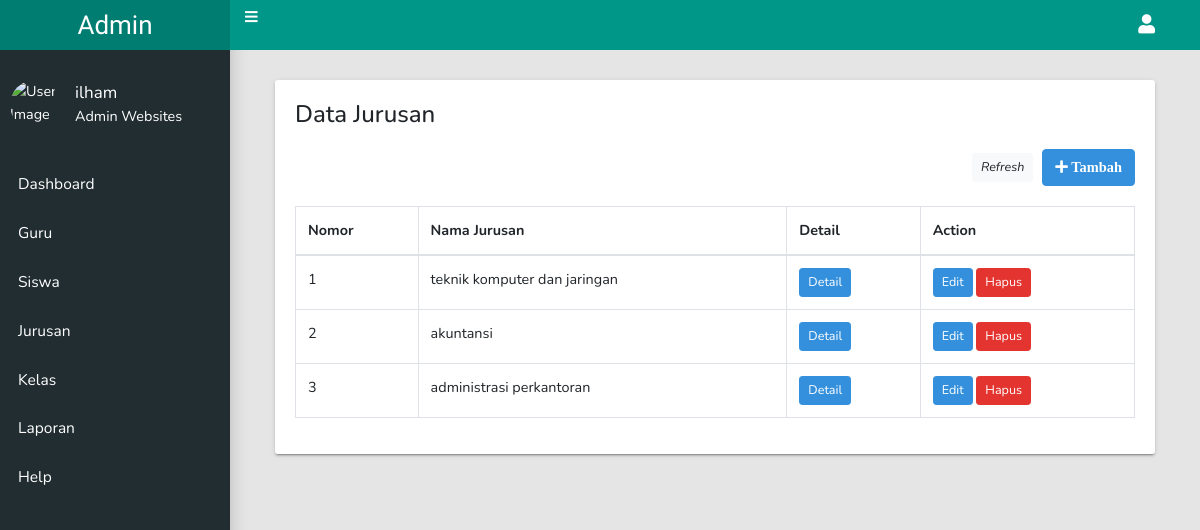
/admin/jurusan/data.php (signed in), run on the app's committed database.
### tables this page shows
CREATE TABLE `jurusan` (
  `idjurusan` int(50) NOT NULL,
  `nama_jurusan` varchar(191) NOT NULL,
  `penjelasan` text NOT NULL
);

### admin/_config/config.php (called while the page is built, shortened)
<?php
	function base_url($url = null){
		$base_url="http://localhost:8080/smkmita/admin";
		if ($url!=null) {
			return $base_url."/".$url;
		}
		else{
			return $base_url;
		}
	}
 ?>

### admin/jurusan/data.php (the view, shortened to what this page needs)
<?php
	include '../_header.php';
 ?>
 <div class="container">
 	<div class="row">
 		<div class="col-md-12">
 			<div class="tile">
 				<h3 class="tile-title"> Data Jurusan </h3>
	 				 <div style="margin-bottom: 20px; float: right;">
	            	<a href=""  class="btn btn-light btn-sm" style="margin-right: 5px;"><i class="glyphicon glyphicon-refresh" >Refresh</i></a>
                <button type="button" class="btn btn-primary" data-toggle="modal" data-target="#exampleModal"><i class="fas fa-plus">
         Tambah</i>
        </button>
            </div>
			 		<table class="table table-bordered">
		              <thead>
		                <tr>
		                  <th>Nomor</th>
		                  <th>Nama Jurusan</th>
		                  <th>Detail</th>
                      <th>Action</th>
		                </tr>
		              </thead>
		              <tbody>
		           	<?php
                	$datajurusan=mysqli_query($con,"select * from jurusan") or die(mysqli_error($con));
                	foreach ($datajurusan as $jurusan) {
                	 ?>
		                <tr>
		                  <td><?=$jurusan['idjurusan']?></td>
		                  <td><?=$jurusan['nama_jurusan']?></td>
		                  <td><button type="button" class="btn btn-primary btn-sm btn-detail" dataid="<?=$jurusan['idjurusan']?>" datanamajurusan="<?=$jurusan['nama_jurusan']?>" datadetail="<?=$jurusan['penjelasan'];?>">Detail</button></td>
                      <td><button type="button" class="btn btn-primary btn-sm btn-edit" dataid="<?=$jurusan['idjurusan']?>" datanamajurusan="<?=$jurusan['nama_jurusan']?>" datadetail="<?=$jurusan['penjelasan'];?>" >Edit</button>
                        <a href="hapus.php?id=<?=$jurusan['idjurusan']?>" class="btn-sm btn-danger btn" onclick="return confirm('yakin ingin menghapus file ini');">Hapus</a></td>
		                </tr>
		                <?php
		                } ?>
	                </tbody>
		 			</table>
 				</div>
 			</div>
 		</div>
 	</div>
 <?php
	include_once '../_footer.php';
 ?>

### admin/_header.php (shortened to what this page needs)
<?php include '../_config/config.php';
    $admin=$_SESSION['adminis'];
    $dataadmin=mysqli_query($con,"select * from admin where NIA='$admin'");
    $admindata=mysqli_fetch_array($dataadmin);
?>
<!DOCTYPE html>
<html lang="en">
  <head>
    <link rel="stylesheet" type="text/css" href="<?=base_url('_asset/css/main.css');?>">
    <link href="<?=base_url('_asset/css/app.css');?>" rel="stylesheet">
   <link rel="stylesheet" href="https://use.fontawesome.com/releases/v5.8.1/css/all.css">
  </head>
   <body class="app sidebar-mini rtl">
    <header class="app-header"><a class="app-header__logo" href="#">Admin</a>
      <a class="app-sidebar__toggle" href="#" data-toggle="sidebar" aria-label="Hide Sidebar"><i class="fas fa-bars"></i></a>
      <ul class="app-nav">
        <li class="dropdown"><a class="app-nav__item" href="#" data-toggle="dropdown" aria-label="Open Profile Menu"><i class="fa fa-user fa-lg"></i></a>
        </li>
      </ul>
    </header>
    <aside class="app-sidebar">
      <div class="app-sidebar__user"><img class="app-sidebar__user-avatar" src="https://apollo-singapore.akamaized.net/v1/files/qobj9yi5y9tr3-ID/image;s=966x691;olx-st/_1_.jpg" alt="User Image" width="50px" height="50px;">
        <div>
          <p class="app-sidebar__user-name"><?php echo $admindata['nama']; ?></p>
          <p class="app-sidebar__user-designation">Admin Websites</p>
        </div>
      </div>
      <ul class="app-menu">
        <li>
          <a class="app-menu__item" href="<?=base_url('dashboard/dashboard.php')?>"><span class="app-menu__label">Dashboard</span></a>
        </li>
        <li>
          <a class="app-menu__item" href="<?=base_url('guru/data.php');?>"><span class="app-menu__label">Guru</span></a>
        </li>
         <li>
          <a class="app-menu__item" href="<?=base_url('siswa/data.php');?>"><span class="app-menu__label">Siswa</span></a>
        </li>
         <li>
          <a class="app-menu__item" href="<?=base_url('jurusan/data.php');?>"><span class="app-menu__label">Jurusan</span></a>
        </li>
         <li>
          <a class="app-menu__item" href="<?=base_url('kelas/data.php');?>"><span class="app-menu__label">Kelas</span></a>
        </li>
         <li>
          <a class="app-menu__item" href="<?=base_url('report/data.php');?>"><span class="app-menu__label">Laporan</span></a>
        </li>
         <li>
          <a class="app-menu__item" href="<?=base_url('help/help.php');?>"><span class="app-menu__label">Help</span></a>
        </li>
      </ul>
    </aside>
        <main class="app-content">

### data on the page
jurusan: idjurusan "1", nama_jurusan "teknik komputer dan jaringan"
jurusan: idjurusan "2", nama_jurusan "akuntansi"
jurusan: idjurusan "3", nama_jurusan "administrasi perkantoran"

### other printed values
$admindata['nama'] "ilham"
